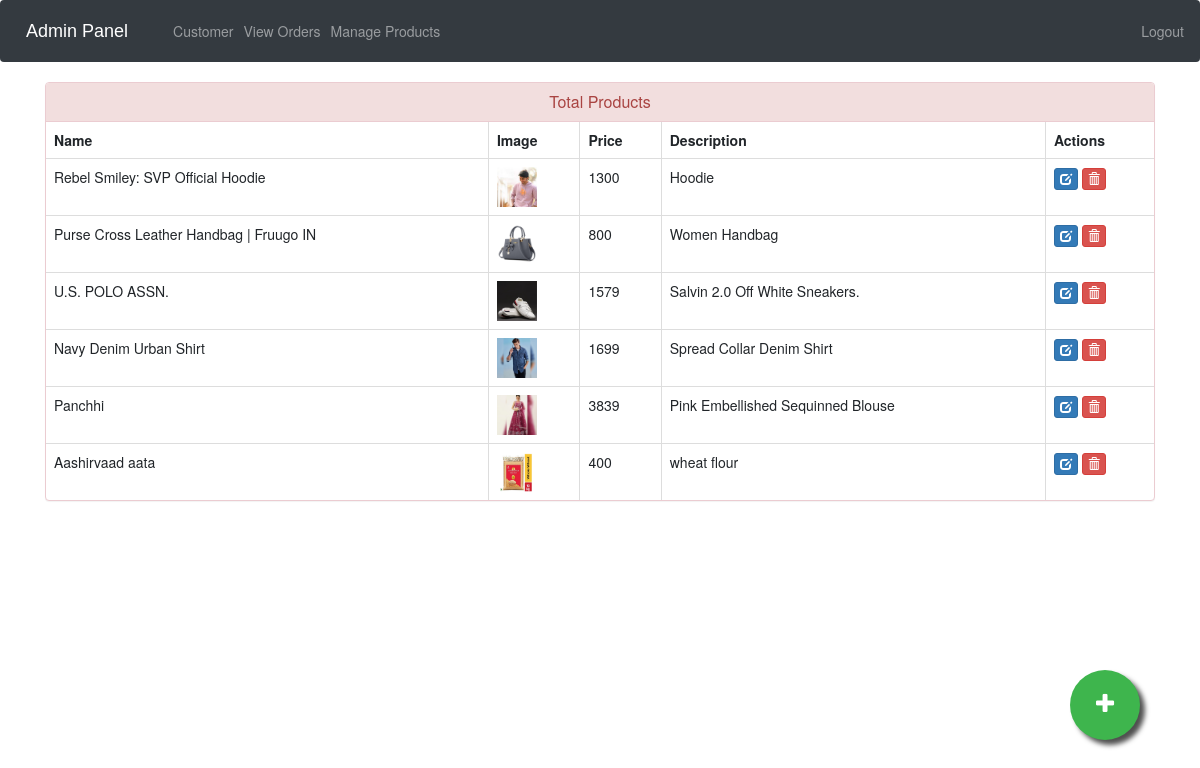
Screenshot of /admin-products (signed in) with the database file from the repository.
### ecom/models.py (models this page shows, shortened)
class Product(models.Model):
    name=models.CharField(max_length=40)
    product_image= models.ImageField(upload_to='product_image/',null=True,blank=True)
    price = models.PositiveIntegerField()
    description=models.CharField(max_length=40)

### ecom/views.py (the view)
# urls.py: path('admin-products', views.admin_products_view,name='admin-products'),
@login_required(login_url='adminlogin')
def admin_products_view(request):
    products=models.Product.objects.all()
    return render(request,'ecom/admin_products.html',{'products':products})

### templates/ecom/admin_products.html (shortened to what this page needs)
{% extends 'ecom/admin_base.html' %}
{% load static %}
{% block content %}
<head>
  <link href="//netdna.bootstrapcdn.com/bootstrap/3.0.0/css/bootstrap.min.css" rel="stylesheet" id="bootstrap-css">
</head>
<div class="container">
  <div class="panel panel-danger">
    <div class="panel-heading">
      <h6 class="panel-title">Total Products</h6>
    </div>
    <table class="table table-hover table-bordered" id="dev-table">
      <thead>
        <tr>
          <th>Name</th>
          <th>Image</th>
          <th>Price</th>
          <th>Description</th>
          <th>Actions</th>
        </tr>
      </thead>
      {% for p in products %}
  {% if p %}
      <tr>
        <td> {{p.name}}</td>
        <td> <img src="{% static p.product_image.url %}" alt="Profile Pic" height="40px" width="40px" /></td>
        <td>{{p.price}}</td>
        <td>{{p.description}}</td>
        <td><a class="btn btn-primary btn-xs" href="{% url 'update-product' p.id  %}"><span class="glyphicon glyphicon-edit"></span></a>
          <a class="btn btn-danger btn-xs" href="{% url 'delete-product' p.id  %}"><span class="glyphicon glyphicon-trash"></span></a></td>
      </tr>
      {%else%}
      <br><br><br>
      <h1>No Products!!</h1>
      {% endif %}
      {% endfor %}
    </table>
  </div>
</div>
<a href="/admin-add-product" class="float">
<i class="fa fa-plus my-float"></i>
</a>
{% endblock content %}

### templates/ecom/admin_base.html (style rules this page uses)
.fa { font-size: 23px; width: 60px; text-align: center; text-decoration: none; margin: 5px 2px; border-radius: 50%; }

### templates/ecom/admin_products.html (style rules this page uses)
a:link { text-decoration: none; }
h6 { text-align: center; }
.float { position:fixed; width:70px; height:70px; bottom:60px; right:60px; background-color:#3eb54d; color:#FFF; border-radius:50px; text-align:center; box-shadow: 5px 5px 5px #505050; }
.my-float { margin-top:22px; }

### rows the page displays
Product: name "Rebel Smiley: SVP Official Hoodie", product_image (picture), price "1300", description "Hoodie"
Product: name "Purse Cross Leather Handbag | Fruugo IN", product_image (picture), price "800", description "Women Handbag"
Product: name "U.S. POLO ASSN.", product_image (picture), price "1579", description "Salvin 2.0 Off White Sneakers."
Product: name "Navy Denim Urban Shirt", product_image (picture), price "1699", description "Spread Collar Denim Shirt"
Product: name "Panchhi", product_image (picture), price "3839", description "Pink Embellished Sequinned Blouse"
Product: name "Aashirvaad aata", product_image (picture), price "400", description "wheat flour"
